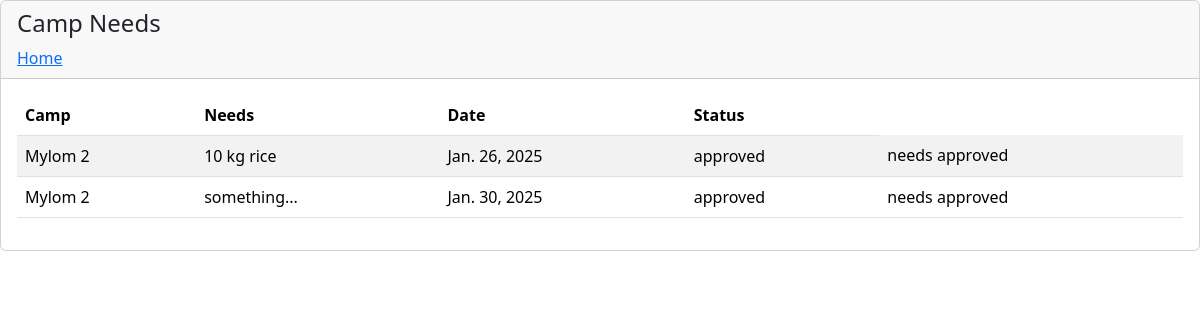
The page /needs_view (signed in) on the database its author committed.
### app/models.py (models this page shows)
class CampNeeds(models.Model):
    needs=models.TextField(max_length=100)
    status=models.CharField(max_length=100,null=True,blank=True)
    camp_id=models.ForeignKey(Camp,on_delete=models.CASCADE,null=True,blank=True)
    current_date=models.DateField(auto_now_add=True)

class Camp(models.Model):
    camp_name=models.CharField(max_length=100)
    full_address=models.CharField(max_length=150)
    district=models.CharField(max_length=100)
    city=models.CharField(max_length=100)
    panchayath=models.CharField(max_length=100)
    thaluk=models.CharField(max_length=100)
    contact=models.CharField(max_length=15)
    login_id=models.ForeignKey(Login,on_delete=models.CASCADE,null=True,blank=True)

### app/views.py (the view)
# urls.py: path('needs_view',views.NeedsViewTable,name="NeedsViewTable"),
def NeedsViewTable(request):
        session_id=request.session['camp_id']
        a=get_object_or_404(Camp,login_id=session_id)
        needs=CampNeeds.objects.filter(camp_id=a)
        return render(request,'needs_view_table.html',{'needs':needs})

### app/templates/needs_view_table.html (shortened to what this page needs)
{% load static%}
<!DOCTYPE html>
<html lang="en">
<head>
  <link
      href="https://cdn.jsdelivr.net/npm/bootstrap@5.3.3/dist/css/bootstrap.min.css"
      rel="stylesheet"
    />
</head>
<body>
  <div class="row">
    <div class="col-md-12">
      <div class="card">
        <div class="card-header">
          <h4 class="card-title">Camp Needs</h4>
          <a href="{% url 'CampHome' %}">Home</a>
        </div>
        <link rel="stylesheet" href="{% static "admin/assets/css/bootstrap.min.css" %}" />
        <div class="card-body">
          <div class="table-responsive">
            <table
              id="basic-datatables"
              class="display table table-striped table-hover"
            >
            <thead>
              <tr>
                <th>Camp</th>
                <th>Needs</th>
                <th>Date</th>
                <th>Status</th>
              </tr>
            </thead>
            <tbody>
                  {% for need in needs %}
                  <tr>
                    <td>{{need.camp_id.camp_name}}</td>
                    <td>{{need.needs}}</td>
                    <td>{{need.current_date}}</td>
                    <td>{{need.status}}</td>
                    {% if need.status == "approved" %}
                    <td colspan="2">needs approved</td>
                    {% endif %}
                </tr>
                  {% endfor %}
                </tbody>
            </table>
          </div>
        </div>
      </div>
    </div>
    </div>
</body>
</html>

### rows shown on the page
CampNeeds: camp_id.camp_name "Mylom 2", needs "10 kg rice", current_date "Jan. 26, 2025", status "approved", shows "needs approved"
CampNeeds: camp_id.camp_name "Mylom 2", needs "something...", current_date "Jan. 30, 2025", status "approved", shows "needs approved"
